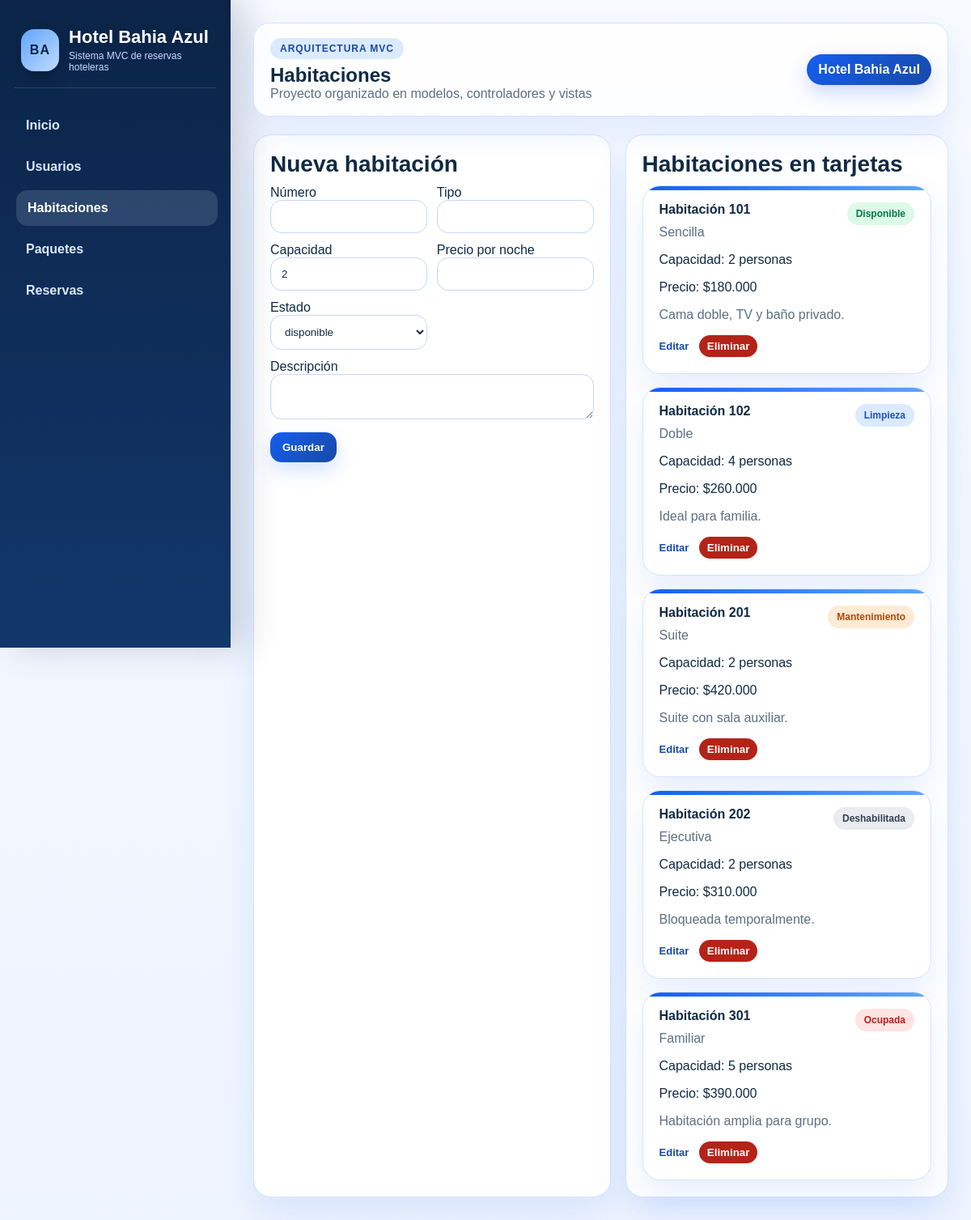
The page /index.php?route=habitaciones on the database its author committed.
### tables this page shows
CREATE TABLE `habitaciones` (
  `id` INT AUTO_INCREMENT PRIMARY KEY,
  `numero` VARCHAR(20) NOT NULL UNIQUE,
  `tipo` VARCHAR(60) NOT NULL,
  `capacidad` INT NOT NULL,
  `precio_noche` DECIMAL(12,2) NOT NULL,
  `estado` ENUM('disponible','ocupada','mantenimiento','limpieza','deshabilitada') NOT NULL DEFAULT 'disponible',
  `descripcion` TEXT,
  `fecha_creacion` TIMESTAMP DEFAULT CURRENT_TIMESTAMP
);

### app/Core/Controller.php (called while the page is built, shortened)
<?php
abstract class Controller {
    protected function render(string $view, array $data = []): void {
        extract($data);
        $viewPath = __DIR__ . '/../Views/' . $view . '.php';
        require __DIR__ . '/../Views/layouts/header.php';
        require $viewPath;
        require __DIR__ . '/../Views/layouts/footer.php';
    }
}

### app/Controllers/HabitacionController.php (called while the page is built, shortened)
<?php
class HabitacionController extends Controller {
    public function index(): void {
        $model = new Habitacion();
        $edit = isset($_GET['edit']) ? $model->find((int)$_GET['edit']) : null;
        $this->render('habitaciones/index', [
            'titulo' => 'Habitaciones',
            'page' => 'habitaciones',
            'habitaciones' => $model->all(),
            'edit' => $edit ?: ['id'=>0,'numero'=>'','tipo'=>'','capacidad'=>2,'precio_noche'=>'','estado'=>'disponible','descripcion'=>''],
            'msg' => $_GET['msg'] ?? '',
        ]);
    }
}

### app/Core/Router.php (called while the page is built, shortened)
<?php
class Router {
    private array $routes = [];
    public function get(string $path, array $action): void { $this->routes['GET'][$path] = $action; }
    public function post(string $path, array $action): void { $this->routes['POST'][$path] = $action; }
    public function dispatch(string $method, string $path): void {
        $action = $this->routes[$method][$path] ?? null;
        [$controllerClass, $controllerMethod] = $action;
        $controller = new $controllerClass();
        $controller->$controllerMethod();
    }
}

### public/index.php (called while the page is built, shortened)
<?php
require __DIR__ . '/../app/Config/helpers.php';
$router = new Router();
$router->get('dashboard', [DashboardController::class, 'index']);
$router->get('usuarios', [UsuarioController::class, 'index']);
$router->post('usuarios/guardar', [UsuarioController::class, 'save']);
$router->post('usuarios/eliminar', [UsuarioController::class, 'delete']);
$router->get('habitaciones', [HabitacionController::class, 'index']);
$router->post('habitaciones/guardar', [HabitacionController::class, 'save']);
$router->post('habitaciones/eliminar', [HabitacionController::class, 'delete']);
$router->get('paquetes', [PaqueteController::class, 'index']);
$router->post('paquetes/guardar', [PaqueteController::class, 'save']);
$router->post('paquetes/eliminar', [PaqueteController::class, 'delete']);
$router->get('reservas', [ReservaController::class, 'index']);
$router->post('reservas/guardar', [ReservaController::class, 'save']);
$router->post('reservas/eliminar', [ReservaController::class, 'delete']);
$route = $_GET['route'] ?? 'dashboard';
$router->dispatch($_SERVER['REQUEST_METHOD'], $route);

### app/Config/helpers.php (called while the page is built, shortened)
<?php
function e($value): string { return htmlspecialchars((string)$value, ENT_QUOTES, 'UTF-8'); }
function money($value): string { return '$' . number_format((float)$value, 0, ',', '.'); }
function room_badge_class(string $estado): string {
    return match ($estado) {
        'disponible' => 'badge green',
        'ocupada' => 'badge red',
        'mantenimiento' => 'badge orange',
        'limpieza' => 'badge blue',
        default => 'badge gray',
    };
}

### app/Core/Database.php (called while the page is built, shortened)
<?php
class Database {
    private static ?mysqli $connection = null;
    public static function connection(): mysqli {
        if (self::$connection === null) {
            $config = require __DIR__ . '/../Config/config.php';
            $db = $config['db'];
            self::$connection = new mysqli($db['host'], $db['user'], $db['pass'], $db['name']);
            self::$connection->set_charset($db['charset']);
        }
        return self::$connection;
    }
    public static function prepare(string $sql): mysqli_stmt {
        return self::connection()->prepare($sql);
    }
    public static function execute(mysqli_stmt $stmt): bool {
        return $stmt->execute();
    }
    public static function getResult(mysqli_stmt $stmt): ?array {
        $result = $stmt->get_result();
        return $result ? $result->fetch_all(MYSQLI_ASSOC) : [];
    }
}

### app/Models/Habitacion.php (called while the page is built, shortened)
<?php
class Habitacion extends Model {
    public function all(): array {
        $stmt = DB::prepare('SELECT * FROM habitaciones ORDER BY numero ASC');
        DB::execute($stmt);
        return DB::getResult($stmt);
    }
}

### app/Views/habitaciones/index.php (the view, shortened to what this page needs)
<div class="grid-2">
  <div class="card">
    <h3><?= !empty($edit['id']) ? 'Editar habitación' : 'Nueva habitación' ?></h3>
    <form method="POST" action="index.php?route=habitaciones/guardar" class="form-grid">
      <div><label>Número</label><input class="input" name="numero" value="<?= e($edit['numero']) ?>" required></div>
      <div><label>Tipo</label><input class="input" name="tipo" value="<?= e($edit['tipo']) ?>" required></div>
      <div><label>Capacidad</label><input class="input" type="number" min="1" name="capacidad" value="<?= e($edit['capacidad']) ?>" required></div>
      <div><label>Precio por noche</label><input class="input" type="number" step="0.01" name="precio_noche" value="<?= e($edit['precio_noche']) ?>" required></div>
      <div><label>Estado</label><select name="estado"><option value="disponible" <?= $edit['estado']==='disponible'?'selected':'' ?>>disponible</option></select></div>
      <div style="grid-column:1/-1"><label>Descripción</label><textarea class="input" name="descripcion"><?= e($edit['descripcion']) ?></textarea></div>
      <div><button class="btn" type="submit">Guardar</button></div>
    </form>
  </div>
  <div class="card">
    <h3>Habitaciones en tarjetas</h3>
    <div class="room-grid">
      <?php foreach ($habitaciones as $h): ?>
      <div class="room-card">
        <div style="display:flex;justify-content:space-between;align-items:center"><h4>Habitación <?= e($h['numero']) ?></h4><span class="<?= room_badge_class($h['estado']) ?>"><?= e($h['estado']) ?></span></div>
        <div class="muted"><?= e($h['tipo']) ?></div>
        <p>Capacidad: <?= e($h['capacidad']) ?> personas</p>
        <p>Precio: <?= money($h['precio_noche']) ?></p>
        <p class="muted"><?= e($h['descripcion']) ?></p>
        <div class="actions"><a href="index.php?route=habitaciones&edit=<?= e($h['id']) ?>">Editar</a>
        <form style="display:inline" method="POST" action="index.php?route=habitaciones/eliminar" onsubmit="return confirm('¿Eliminar habitación?');"><input type="hidden" name="id" value="<?= e($h['id']) ?>"><button class="btn danger" style="padding:6px 10px" type="submit">Eliminar</button></form></div>
      </div>
      <?php endforeach; ?>
    </div>
  </div>
</div>

### public/assets/css/estilos.css (style rules this page uses)
:root { --bg:#eef4ff; --bg-soft:#f7faff; --card:#ffffff; --primary:#155eef; --primary-dark:#1849a9; --primary-soft:#dbeafe; --sidebar:#0b2447; --sidebar-2:#12376b; --text:#102a43; --muted:#5c6f82; --border:#d6e4ff; --danger:#b42318; --ok:#067647; --warn:#b54708; --shadow:0 18px 40px rgba(21,94,239,.10); }
* { box-sizing:border-box }
body { margin:0;font-family:Arial,Helvetica,sans-serif;background:linear-gradient(180deg,#f7faff 0%,#eef4ff 100%);color:var(--text) }
a { text-decoration:none;color:inherit }
.card,.room-card { background:var(--card);border:1px solid var(--border);border-radius:22px;padding:20px;box-shadow:var(--shadow) }
.card h3,.card h4,.room-card h4 { margin:0 0 10px }
.card h3 { font-size:28px }
.muted { color:var(--muted) }
.grid-2 { display:grid;grid-template-columns:1.05fr .95fr;gap:18px }
.form-grid { display:grid;grid-template-columns:repeat(auto-fit,minmax(180px,1fr));gap:12px }
.input,select,textarea { width:100%;padding:12px 13px;border:1px solid #c7d7f8;border-radius:14px;background:#fff;color:var(--text);outline:none }
.btn { display:inline-block;padding:11px 15px;border-radius:14px;background:linear-gradient(135deg,var(--primary),var(--primary-dark));color:#fff;border:none;cursor:pointer;font-weight:700;box-shadow:0 10px 24px rgba(21,94,239,.18) }
.btn.danger { background:#b42318;box-shadow:none }
.badge { display:inline-block;padding:7px 11px;border-radius:999px;font-size:12px;font-weight:800;text-transform:capitalize }
.green { background:#dcfae6;color:#067647 }
.red { background:#fee4e2;color:#b42318 }
.orange { background:#ffead5;color:#b54708 }
.blue { background:#dbeafe;color:#1d4ed8 }
.gray { background:#eaecf0;color:#344054 }
.room-grid { display:grid;grid-template-columns:repeat(auto-fit,minmax(240px,1fr));gap:16px }
.room-card { position:relative;overflow:hidden }
.room-card::before { content:"";position:absolute;inset:0 auto auto 0;width:100%;height:5px;background:linear-gradient(90deg,var(--primary),#60a5fa) }
.actions a { margin-right:8px;font-size:13px;color:var(--primary-dark);font-weight:700 }

### rows shown on the page
habitaciones: capacidad "2", estado "disponible", numero "101", estado "Disponible", tipo "Sencilla", precio_noche "$180.000", descripcion "Cama doble, TV y baño privado."
habitaciones: numero "102", estado "Limpieza", tipo "Doble", capacidad "4", precio_noche "$260.000", descripcion "Ideal para familia."
habitaciones: numero "201", estado "Mantenimiento", tipo "Suite", capacidad "2", precio_noche "$420.000", descripcion "Suite con sala auxiliar."
habitaciones: numero "202", estado "Deshabilitada", tipo "Ejecutiva", capacidad "2", precio_noche "$310.000", descripcion "Bloqueada temporalmente."
habitaciones: numero "301", estado "Ocupada", tipo "Familiar", capacidad "5", precio_noche "$390.000", descripcion "Habitación amplia para grupo."

### other values the page prints
$appName "Hotel Bahia Azul"
$titulo "Habitaciones"
